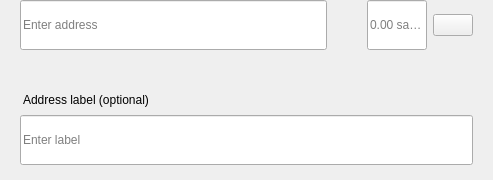
<?xml version="1.0" encoding="UTF-8"?>
<ui version="4.0">
 <class>SendMultiRow</class>
 <widget class="QWidget" name="SendMultiRow">
  <property name="geometry">
   <rect>
    <x>0</x>
    <y>0</y>
    <width>493</width>
    <height>180</height>
   </rect>
  </property>
  <property name="minimumSize">
   <size>
    <width>0</width>
    <height>0</height>
   </size>
  </property>
  <property name="maximumSize">
   <size>
    <width>16777215</width>
    <height>16777215</height>
   </size>
  </property>
  <property name="windowTitle">
   <string>Form</string>
  </property>
  <layout class="QVBoxLayout" name="verticalLayout_3">
   <property name="spacing">
    <number>0</number>
   </property>
   <property name="leftMargin">
    <number>0</number>
   </property>
   <property name="topMargin">
    <number>0</number>
   </property>
   <property name="rightMargin">
    <number>20</number>
   </property>
   <property name="bottomMargin">
    <number>5</number>
   </property>
   <item alignment="Qt::AlignTop">
    <widget class="QWidget" name="widget" native="true">
     <property name="sizePolicy">
      <sizepolicy hsizetype="Expanding" vsizetype="Maximum">
       <horstretch>0</horstretch>
       <verstretch>0</verstretch>
      </sizepolicy>
     </property>
     <property name="minimumSize">
      <size>
       <width>0</width>
       <height>60</height>
      </size>
     </property>
     <property name="maximumSize">
      <size>
       <width>16777215</width>
       <height>85</height>
      </size>
     </property>
     <layout class="QHBoxLayout" name="horizontalLayout" stretch="6,0,2">
      <property name="spacing">
       <number>0</number>
      </property>
      <property name="leftMargin">
       <number>8</number>
      </property>
      <property name="topMargin">
       <number>0</number>
      </property>
      <property name="rightMargin">
       <number>0</number>
      </property>
      <property name="bottomMargin">
       <number>0</number>
      </property>
      <item alignment="Qt::AlignTop">
       <widget class="QStackedWidget" name="stackedAddress">
        <property name="minimumSize">
         <size>
          <width>0</width>
          <height>50</height>
         </size>
        </property>
        <property name="maximumSize">
         <size>
          <width>16777215</width>
          <height>50</height>
         </size>
        </property>
        <widget class="QWidget" name="page_4">
         <property name="sizePolicy">
          <sizepolicy hsizetype="Expanding" vsizetype="Preferred">
           <horstretch>0</horstretch>
           <verstretch>0</verstretch>
          </sizepolicy>
         </property>
         <property name="minimumSize">
          <size>
           <width>0</width>
           <height>50</height>
          </size>
         </property>
         <property name="maximumSize">
          <size>
           <width>16777215</width>
           <height>55</height>
          </size>
         </property>
         <layout class="QVBoxLayout" name="verticalLayout_7">
          <property name="spacing">
           <number>0</number>
          </property>
          <property name="leftMargin">
           <number>12</number>
          </property>
          <property name="topMargin">
           <number>0</number>
          </property>
          <property name="rightMargin">
           <number>0</number>
          </property>
          <property name="bottomMargin">
           <number>0</number>
          </property>
          <item>
           <widget class="QLineEdit" name="lineEditAddress">
            <property name="minimumSize">
             <size>
              <width>0</width>
              <height>50</height>
             </size>
            </property>
            <property name="maximumSize">
             <size>
              <width>16777215</width>
              <height>50</height>
             </size>
            </property>
            <property name="placeholderText">
             <string>Enter address</string>
            </property>
           </widget>
          </item>
         </layout>
        </widget>
        <widget class="QWidget" name="page_3"/>
       </widget>
      </item>
      <item>
       <spacer name="horizontalSpacer_3">
        <property name="orientation">
         <enum>Qt::Horizontal</enum>
        </property>
        <property name="sizeType">
         <enum>QSizePolicy::Fixed</enum>
        </property>
        <property name="sizeHint" stdset="0">
         <size>
          <width>40</width>
          <height>20</height>
         </size>
        </property>
       </spacer>
      </item>
      <item>
       <layout class="QHBoxLayout" name="horizontalLayout_2">
        <property name="spacing">
         <number>6</number>
        </property>
        <item alignment="Qt::AlignTop">
         <widget class="QLineEdit" name="lineEditAmount">
          <property name="sizePolicy">
           <sizepolicy hsizetype="Expanding" vsizetype="Preferred">
            <horstretch>0</horstretch>
            <verstretch>0</verstretch>
           </sizepolicy>
          </property>
          <property name="minimumSize">
           <size>
            <width>0</width>
            <height>50</height>
           </size>
          </property>
          <property name="maximumSize">
           <size>
            <width>16777215</width>
            <height>50</height>
           </size>
          </property>
          <property name="maxLength">
           <number>17</number>
          </property>
          <property name="alignment">
           <set>Qt::AlignLeading|Qt::AlignLeft|Qt::AlignVCenter</set>
          </property>
          <property name="placeholderText">
           <string notr="true">0.00 sagiso</string>
          </property>
         </widget>
        </item>
        <item>
         <layout class="QVBoxLayout" name="verticalLayout">
          <property name="topMargin">
           <number>14</number>
          </property>
          <property name="bottomMargin">
           <number>0</number>
          </property>
          <item alignment="Qt::AlignTop">
           <widget class="QPushButton" name="btnMenu">
            <property name="minimumSize">
             <size>
              <width>0</width>
              <height>0</height>
             </size>
            </property>
            <property name="maximumSize">
             <size>
              <width>16777215</width>
              <height>16777215</height>
             </size>
            </property>
            <property name="focusPolicy">
             <enum>Qt::NoFocus</enum>
            </property>
            <property name="text">
             <string/>
            </property>
           </widget>
          </item>
         </layout>
        </item>
       </layout>
      </item>
     </layout>
    </widget>
   </item>
   <item>
    <widget class="QWidget" name="layoutLabel" native="true">
     <property name="minimumSize">
      <size>
       <width>0</width>
       <height>0</height>
      </size>
     </property>
     <property name="maximumSize">
      <size>
       <width>16777215</width>
       <height>16777215</height>
      </size>
     </property>
     <layout class="QVBoxLayout" name="verticalLayout_9">
      <property name="spacing">
       <number>6</number>
      </property>
      <property name="leftMargin">
       <number>20</number>
      </property>
      <property name="topMargin">
       <number>0</number>
      </property>
      <property name="rightMargin">
       <number>0</number>
      </property>
      <property name="bottomMargin">
       <number>10</number>
      </property>
      <item>
       <spacer name="verticalSpacer">
        <property name="orientation">
         <enum>Qt::Vertical</enum>
        </property>
        <property name="sizeType">
         <enum>QSizePolicy::Fixed</enum>
        </property>
        <property name="sizeHint" stdset="0">
         <size>
          <width>20</width>
          <height>20</height>
         </size>
        </property>
       </spacer>
      </item>
      <item>
       <widget class="QLabel" name="labelSubtitleDescription">
        <property name="styleSheet">
         <string notr="true">margin-bottom:2px;
margin-left:0.05px;
padding:0px;</string>
        </property>
        <property name="text">
         <string>Address label (optional)</string>
        </property>
       </widget>
      </item>
      <item>
       <widget class="QLineEdit" name="lineEditDescription">
        <property name="minimumSize">
         <size>
          <width>0</width>
          <height>50</height>
         </size>
        </property>
        <property name="maximumSize">
         <size>
          <width>16777215</width>
          <height>50</height>
         </size>
        </property>
        <property name="placeholderText">
         <string>Enter label</string>
        </property>
       </widget>
      </item>
     </layout>
    </widget>
   </item>
  </layout>
 </widget>
 <resources/>
 <connections/>
</ui>
